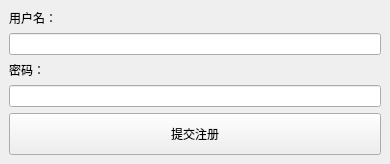
<?xml version="1.0" encoding="UTF-8"?>
<ui version="4.0">
 <class>UserRegistWindow</class>
 <widget class="QMainWindow" name="UserRegistWindow">
  <property name="geometry">
   <rect>
    <x>0</x>
    <y>0</y>
    <width>390</width>
    <height>164</height>
   </rect>
  </property>
  <property name="windowTitle">
   <string>注册</string>
  </property>
  <widget class="QWidget" name="centralwidget">
   <layout class="QVBoxLayout" name="verticalLayout">
    <item>
     <widget class="QLabel" name="label">
      <property name="text">
       <string>用户名：</string>
      </property>
     </widget>
    </item>
    <item>
     <widget class="QLineEdit" name="lineEditName"/>
    </item>
    <item>
     <widget class="QLabel" name="label_2">
      <property name="text">
       <string>密码：</string>
      </property>
     </widget>
    </item>
    <item>
     <widget class="QLineEdit" name="lineEditPassword"/>
    </item>
    <item>
     <layout class="QHBoxLayout" name="horizontalLayout">
      <item>
       <widget class="QPushButton" name="pushButton">
        <property name="sizePolicy">
         <sizepolicy hsizetype="Minimum" vsizetype="Expanding">
          <horstretch>0</horstretch>
          <verstretch>0</verstretch>
         </sizepolicy>
        </property>
        <property name="text">
         <string>提交注册</string>
        </property>
       </widget>
      </item>
     </layout>
    </item>
   </layout>
  </widget>
 </widget>
 <resources/>
 <connections/>
</ui>
